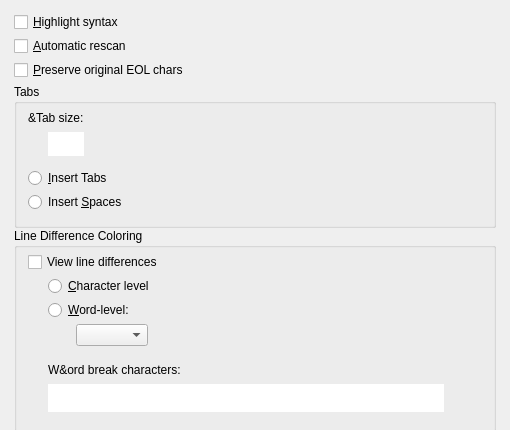
<?xml version="1.0" encoding="UTF-8"?><ui version="4.0"><class>QPropEditor</class>
<widget class="QDialog" name="QPropEditor">
<property name="geometry">
<rect><x>0</x><y>0</y>
<width>510</width><height>430</height></rect></property>
<property name="windowTitle"><string>Editor</string></property>
<widget class="QGroupBox" name="IDC_STATIC">
<property name="geometry">
<rect><x>14</x><y>84</y><width>482</width><height>144</height></rect></property>
<property name="title"><string>Tabs</string></property>
<widget class="QLabel" name="IDC_STATIC">
<property name="geometry">
<rect><x>14</x><y>24</y><width>402</width><height>20</height></rect></property>
<property name="text"><string>&amp;Tab size:</string></property>
<property name="inputMethodHints"><set>Qt::ImhMultiLine</set></property><property name="wordWrap"><bool>true</bool></property></widget>
<widget class="QTextEdit" name="IDC_TAB_EDIT">
<property name="geometry">
<rect><x>34</x><y>48</y><width>36</width><height>24</height></rect></property>
<property name="verticalScrollBarPolicy"><enum>Qt::ScrollBarAlwaysOff</enum></property><property name="horizontalScrollBarPolicy"><enum>Qt::ScrollBarAlwaysOff</enum></property><property name="frameShape"><enum>QFrame::NoFrame</enum></property></widget>
<widget class="QRadioButton" name="IDC_PROP_INSERT_TABS">
<property name="geometry">
<rect><x>14</x><y>84</y><width>402</width><height>20</height></rect></property>
<property name="text"><string>&amp;Insert Tabs</string></property>
</widget>
<widget class="QRadioButton" name="IDC_PROP_INSERT_SPACES">
<property name="geometry">
<rect><x>14</x><y>108</y><width>402</width><height>20</height></rect></property>
<property name="text"><string>Insert &amp;Spaces</string></property>
</widget>
</widget>
<widget class="QGroupBox" name="IDC_LINE_COLORING_GROUP">
<property name="geometry">
<rect><x>14</x><y>228</y><width>482</width><height>204</height></rect></property>
<property name="title"><string>Line Difference Coloring</string></property>
<widget class="QCheckBox" name="IDC_VIEW_LINE_DIFFERENCES">
<property name="geometry">
<rect><x>14</x><y>24</y><width>402</width><height>20</height></rect></property>
<property name="text"><string>View line differences</string></property>
</widget>
<widget class="QRadioButton" name="IDC_EDITOR_CHARLEVEL">
<property name="geometry">
<rect><x>34</x><y>48</y><width>388</width><height>20</height></rect></property>
<property name="text"><string>&amp;Character level</string></property>
</widget>
<widget class="QRadioButton" name="IDC_EDITOR_WORDLEVEL">
<property name="geometry">
<rect><x>34</x><y>72</y><width>388</width><height>20</height></rect></property>
<property name="text"><string>&amp;Word-level:</string></property>
</widget>
<widget class="QComboBox" name="IDC_BREAK_TYPE">
<property name="geometry">
<rect><x>62</x><y>96</y><width>366</width><height>22</height></rect></property>
<property name="sizeAdjustPolicy"><enum>QComboBox::AdjustToContents</enum></property></widget>
<widget class="QLabel" name="IDC_STATIC">
<property name="geometry">
<rect><x>34</x><y>132</y><width>388</width><height>20</height></rect></property>
<property name="text"><string>W&amp;ord break characters:</string></property>
<property name="inputMethodHints"><set>Qt::ImhMultiLine</set></property><property name="wordWrap"><bool>true</bool></property></widget>
<widget class="QTextEdit" name="IDC_BREAK_CHARS">
<property name="geometry">
<rect><x>34</x><y>156</y><width>396</width><height>28</height></rect></property>
<property name="verticalScrollBarPolicy"><enum>Qt::ScrollBarAlwaysOff</enum></property><property name="horizontalScrollBarPolicy"><enum>Qt::ScrollBarAlwaysOff</enum></property><property name="frameShape"><enum>QFrame::NoFrame</enum></property></widget>
</widget>
<widget class="QCheckBox" name="IDC_HILITE_CHECK">
<property name="geometry">
<rect><x>14</x><y>12</y><width>430</width><height>20</height></rect></property>
<property name="text"><string>&amp;Highlight syntax</string></property>
</widget>
<widget class="QCheckBox" name="IDC_AUTOMRESCAN_CHECK">
<property name="geometry">
<rect><x>14</x><y>36</y><width>430</width><height>20</height></rect></property>
<property name="text"><string>&amp;Automatic rescan</string></property>
</widget>
<widget class="QCheckBox" name="IDC_MIXED_EOL">
<property name="geometry">
<rect><x>14</x><y>60</y><width>430</width><height>20</height></rect></property>
<property name="text"><string>&amp;Preserve original EOL chars</string></property>
</widget>
</widget><resources/><connections/></ui>
